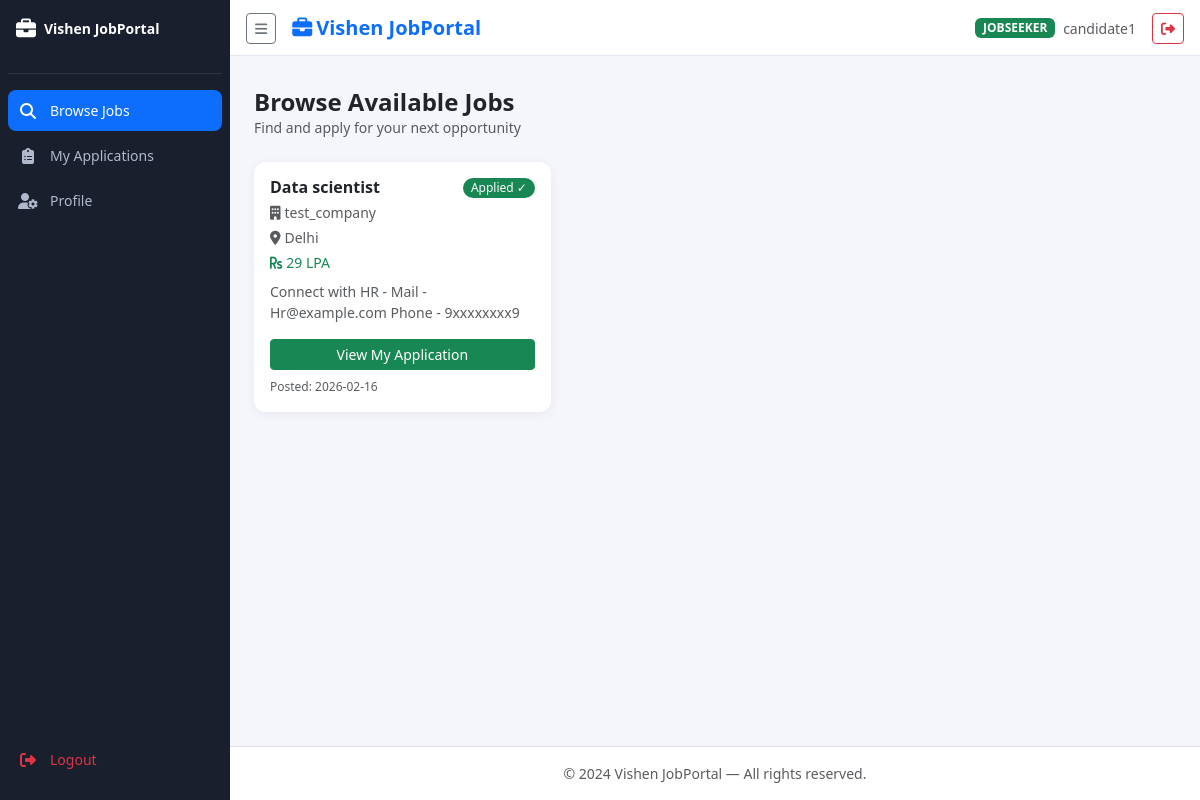
/dashboard (signed in), run on the app's committed database.
### tables this page shows
CREATE TABLE jobs (
        id INTEGER PRIMARY KEY AUTOINCREMENT,
        title TEXT NOT NULL, description TEXT NOT NULL,
        location TEXT NOT NULL, salary TEXT, job_type TEXT,
        employer_id INTEGER NOT NULL,
        created_at TIMESTAMP DEFAULT CURRENT_TIMESTAMP,
        FOREIGN KEY(employer_id) REFERENCES users(id));

CREATE TABLE users (
        id INTEGER PRIMARY KEY AUTOINCREMENT,
        name TEXT NOT NULL, email TEXT UNIQUE NOT NULL,
        password TEXT NOT NULL,
        role TEXT NOT NULL CHECK(role IN ('admin','employer','jobseeker')),
        company TEXT, created_at TIMESTAMP DEFAULT CURRENT_TIMESTAMP);

### app.py (the view)
@app.route('/dashboard')
@login_required
def dashboard():
    role, conn = session['role'], get_db()
    if role == 'admin':
        now = datetime.now()
        periods = {'daily':now-timedelta(days=1),'weekly':now-timedelta(weeks=1),
                   'monthly':now-timedelta(days=30),'yearly':now-timedelta(days=365)}
        stats = {}
        for p,since in periods.items():
            s = since.strftime('%Y-%m-%d %H:%M:%S')
            stats[p] = {
                'jobs':conn.execute("SELECT COUNT(*) FROM jobs WHERE created_at>=?",(s,)).fetchone()[0],
                'employers':conn.execute("SELECT COUNT(*) FROM users WHERE role='employer' AND created_at>=?",(s,)).fetchone()[0],
                'jobseekers':conn.execute("SELECT COUNT(*) FROM users WHERE role='jobseeker' AND created_at>=?",(s,)).fetchone()[0]}
        totals = {'jobs':conn.execute("SELECT COUNT(*) FROM jobs").fetchone()[0],
                  'employers':conn.execute("SELECT COUNT(*) FROM users WHERE role='employer'").fetchone()[0],
                  'jobseekers':conn.execute("SELECT COUNT(*) FROM users WHERE role='jobseeker'").fetchone()[0]}
        conn.close()
        return render_template('admin_dashboard.html', stats=stats, totals=totals)
    elif role == 'employer':
        jobs = conn.execute(
            "SELECT j.*, COUNT(a.id) as app_count FROM jobs j "
            "LEFT JOIN applications a ON a.job_id=j.id WHERE j.employer_id=? GROUP BY j.id ORDER BY j.created_at DESC",
            (session['user_id'],)).fetchall()
        conn.close(); return render_template('employer_dashboard.html', jobs=jobs)
    else:
        jobs = conn.execute(
            "SELECT j.*, u.name as employer_name, u.company,"
            "(SELECT id FROM applications WHERE job_id=j.id AND jobseeker_id=?) as applied "
            "FROM jobs j JOIN users u ON u.id=j.employer_id ORDER BY j.created_at DESC",
            (session['user_id'],)).fetchall()
        conn.close(); return render_template('jobseeker_dashboard.html', jobs=jobs)

### app.py (called while the page is built)
def get_db():
    conn = sqlite3.connect(DATABASE)
    conn.row_factory = sqlite3.Row
    return conn

def login_required(f):
    @wraps(f)
    def decorated(*args, **kwargs):
        if 'user_id' not in session:
            flash('Please log in.','warning')
            return redirect(url_for('login'))
        return f(*args, **kwargs)
    return decorated

### templates/jobseeker_dashboard.html (shortened to what this page needs)
{% extends "base.html" %}
{% block content %}
<div class="mb-4">
  <h4 class="fw-bold mb-0">Browse Available Jobs</h4>
  <p class="text-muted small">Find and apply for your next opportunity</p>
</div>
{% if jobs %}
<div class="row g-3">
  {% for job in jobs %}
  <div class="col-md-6 col-xl-4">
    <div class="card job-card h-100 p-3">
      <div class="d-flex justify-content-between align-items-start mb-1">
        <h6 class="fw-bold mb-0">{{ job.title }}</h6>
        <span class="badge bg-{{ 'success' if job.applied else 'secondary' }} badge-pill">
          {{ 'Applied ✓' if job.applied else job.job_type }}
        </span>
      </div>
      <p class="small text-muted mb-1">
        <i class="fas fa-building me-1"></i>{{ job.company or job.employer_name }}
      </p>
      <p class="small text-muted mb-1">
        <i class="fas fa-map-marker-alt me-1"></i>{{ job.location }}
      </p>
      {% if job.salary %}
      <p class="small text-success mb-2"><i class="fas fa-rupee-sign me-1"></i>{{ job.salary }}</p>
      {% endif %}
      <p class="small text-muted mb-3" style="display:-webkit-box;-webkit-line-clamp:2;-webkit-box-orient:vertical;overflow:hidden">
        {{ job.description }}
      </p>
      <div class="mt-auto">
        <a href="{{ url_for('job_detail', job_id=job.id) }}"
           class="btn btn-sm {{ 'btn-success' if job.applied else 'btn-primary' }} w-100">
          {{ 'View My Application' if job.applied else 'View & Apply' }}
        </a>
      </div>
      <p class="text-muted mt-2 mb-0" style="font-size:.75rem">Posted: {{ job.created_at[:10] }}</p>
    </div>
  </div>
  {% endfor %}
</div>
{% else %}
<div class="text-center py-5">
  <i class="fas fa-search fa-3x text-muted mb-3"></i>
  <p class="text-muted">No jobs available right now. Check back soon!</p>
</div>
{% endif %}
{% endblock %}

### static/css/style.css (style rules this page uses)
:root { --sidebar-width: 230px; --sidebar-collapsed: 60px; --sidebar-bg: #1a1f2e; --sidebar-text: #b0b8cc; --sidebar-hover: #2d3450; --sidebar-active: #0d6efd; }
body { background:#f4f6fb; font-family:'Segoe UI',sans-serif; }
.stat-card,.job-card { border:none; border-radius:12px; background:white; box-shadow:0 2px 12px rgba(0,0,0,.06); transition:transform .2s,box-shadow .2s; }
.badge-pill { border-radius:30px; font-weight:500; }

### data on the page
jobs: title "Data scientist", applied "Applied ✓", company "test_company", location "Delhi", salary "29 LPA", description "Connect with HR - Mail - Hr@example.com Phone - 9xxxxxxxx9", applied "View My Application", created_at "2026-02-16"

### other printed values
{{ session.role }} "JOBSEEKER"
{{ session.name }} "candidate1"
